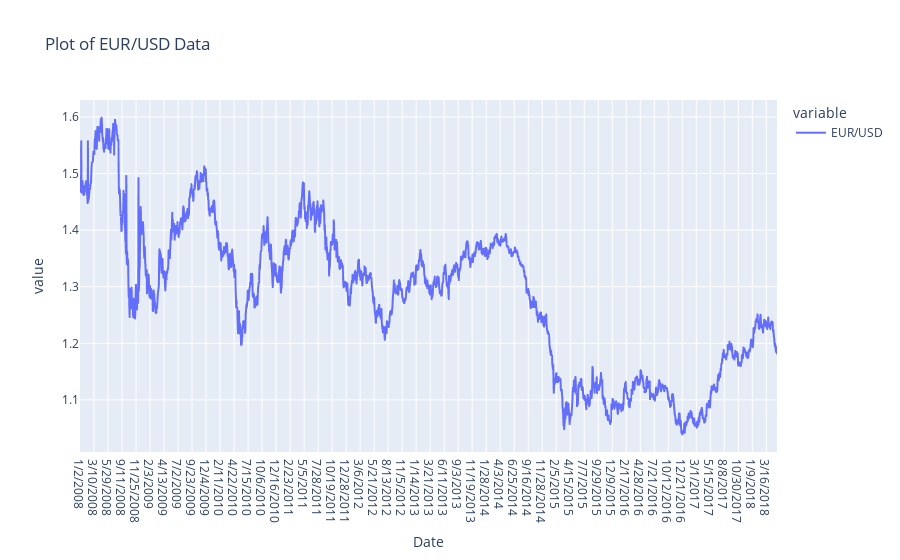

Notebook source saved alongside this figure:
### Markdown cell above
### Exploring the raw data
***

### Code cell
c5 = "EUR/USD"
plot_data(df,'Plot of EUR/USD Data',c5)

### Figure 1 — Plotly figure (JSON) as saved in the notebook; plotly's stock layout.template omitted (floating-point values rounded to 4 significant figures; data arrays with more than 128 entries replaced by an {"elided": "..."} marker saying what was removed)
{"data": [{"hovertemplate": "<b>%{hovertext}</b><br><br>variable=EUR/USD<br>Date=%{x}<br>value=%{y}<extra></extra>", "hovertext": {"elided": "2290 str values"}, "legendgroup": "EUR/USD", "line": {"color": "#636efa", "dash": "solid", "shape": "linear"}, "marker": {"symbol": "circle"}, "mode": "lines", "name": "EUR/USD", "showlegend": true, "type": "scattergl", "x": {"elided": "2290 str values"}, "xaxis": "x", "y": {"elided": "2290 float values"}, "yaxis": "y"}], "layout": {"legend": {"title": {"text": "variable"}, "tracegroupgap": 0}, "title": {"text": "Plot of EUR/USD Data"}, "xaxis": {"anchor": "y", "domain": [0, 1], "title": {"text": "Date"}}, "yaxis": {"anchor": "x", "domain": [0, 1], "title": {"text": "value"}}}}
